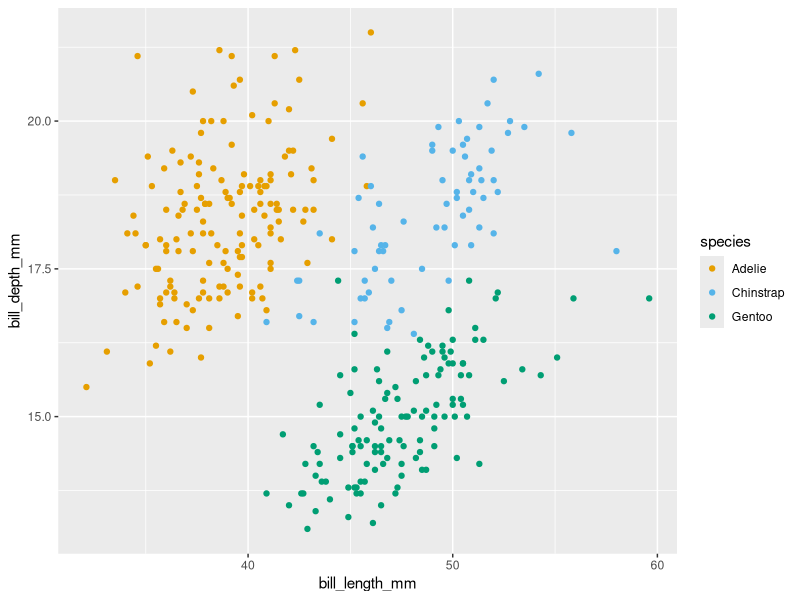
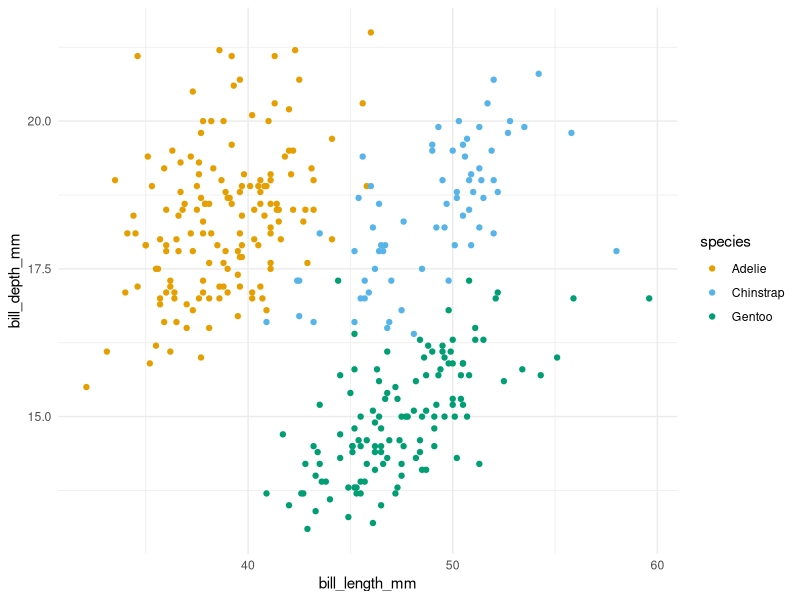

Reproduce these figures in R, in order.

            library(ggplot2)
            library(palmerpenguins)
            built_answer <- tryCatch(
                {
                    set.seed(42)
                    ggplot(penguins, aes(x = bill_length_mm, y = bill_depth_mm, colour = species)) + geom_point() + scale_colour_manual(values = c(Adelie = "#E69F00", Chinstrap = "#56B4E9", Gentoo = "#009E73"))
                    suppressWarnings(
                        if (!file.exists("/sandbox/figures/bill-length_bill-depth_scatter_scale_colour_manual_answer.png")) {
                            ggsave(
                                width = 3,
                                height = 3,
                                "/sandbox/figures/bill-length_bill-depth_scatter_scale_colour_manual_answer.png"
                            )
                        }
                    )
                    suppressWarnings(
                        ggplot_build(last_plot())
                    )
                },
                error = function(e) {
                    'ERROR'
                }
            )
            built_submission <- tryCatch(
                {
                    set.seed(42)
                    ggplot(penguins, aes(x = bill_length_mm, y = bill_depth_mm, color = species)) +
  geom_point() +
  scale_color_manual(values = c("Adelie" = "#E69F00", "Chinstrap" = "#56B4E9", "Gentoo" = "#009E73")) +
  theme_minimal()
                    suppressWarnings(
                        ggsave(
                            width = 3,
                            height = 3,
                            "figures/bill-length_bill-depth_scatter_scale_colour_manual_submission_ministral.png"
                        )
                    )
                    suppressWarnings(
                        ggplot_build(last_plot())
                    )
                },
                error = function(e) {
                    'ERROR'
                }
            )
            cat(isTRUE(all.equal(built_answer, built_submission)))
        
